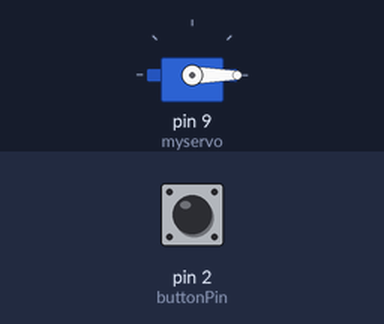
Simulated run of this sketch. Board: Arduino Uno, built with avr-gcc and run on an emulated ATmega328P. Shown: servo. Inputs (shaded band) come from the test bench; at power-on: pin 2 (buttonPin) LOW.

Above: at 1.2 s.
1.3 s: pin 2 (buttonPin) pulled HIGH for 0.15 s
At 1.38 s:
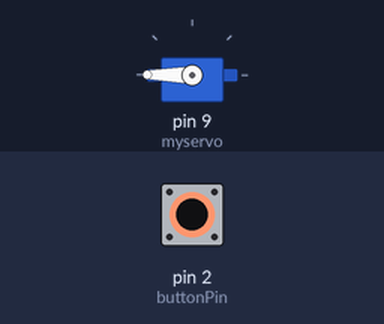
2.9 s: pin 2 (buttonPin) pulled HIGH for 3.2 s
At 6.7 s:
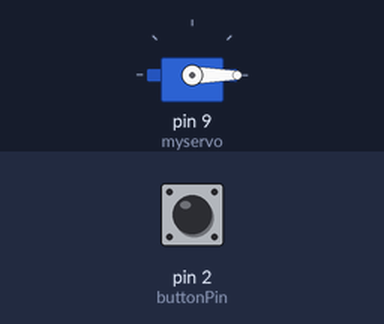
Timing chart, 0 to 8.2 s (numbered marks = the images above; inputs shaded):
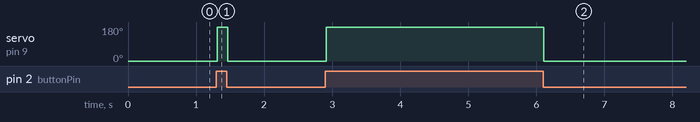

The sketch:

1.ino
```cpp
#include <Servo.h>

Servo myservo;

const int buttonPin = 2;
int val;
int buttonState = 0;

void setup()
{
  myservo.attach(9);
  pinMode(buttonPin, INPUT);
  myservo.write(0);
}

void loop()
{
  buttonState = digitalRead(buttonPin);
  if (buttonState == HIGH) {
    val = 180;
  }
  else {
    val = 0;
  }
  myservo.write(val);
  delay(15);
}
```

Measured:
- after the input at 1.3 s, servo on pin 9 (myservo): 0° → 180° at once, → 0° 0.15 s later
- after the input at 2.9 s, servo on pin 9 (myservo): 0° → 180° at once, → 0° 3.2 s later
